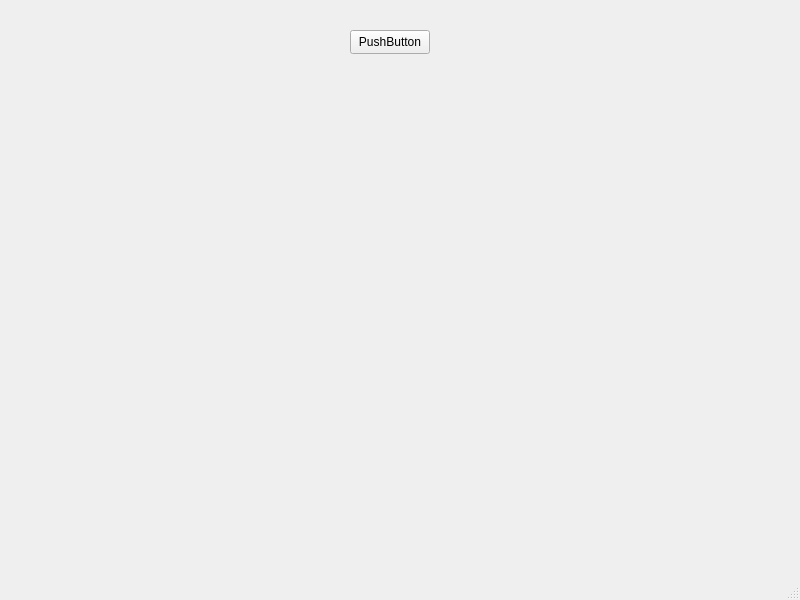
<?xml version="1.0" encoding="UTF-8"?>
<ui version="4.0">
 <class>MainWindow</class>
 <widget class="QMainWindow" name="MainWindow">
  <property name="geometry">
   <rect>
    <x>0</x>
    <y>0</y>
    <width>800</width>
    <height>600</height>
   </rect>
  </property>
  <property name="windowTitle">
   <string>MainWindow</string>
  </property>
  <widget class="QWidget" name="centralwidget">
   <widget class="QWidget" name="gridLayoutWidget">
    <property name="geometry">
     <rect>
      <x>200</x>
      <y>90</y>
      <width>381</width>
      <height>331</height>
     </rect>
    </property>
    <layout class="QGridLayout" name="gridLayout"/>
   </widget>
   <widget class="QPushButton" name="tileText">
    <property name="geometry">
     <rect>
      <x>350</x>
      <y>30</y>
      <width>80</width>
      <height>24</height>
     </rect>
    </property>
    <property name="text">
     <string>PushButton</string>
    </property>
   </widget>
  </widget>
  <widget class="QMenuBar" name="menubar">
   <property name="geometry">
    <rect>
     <x>0</x>
     <y>0</y>
     <width>800</width>
     <height>21</height>
    </rect>
   </property>
  </widget>
  <widget class="QStatusBar" name="statusbar"/>
 </widget>
 <resources/>
 <connections/>
</ui>
